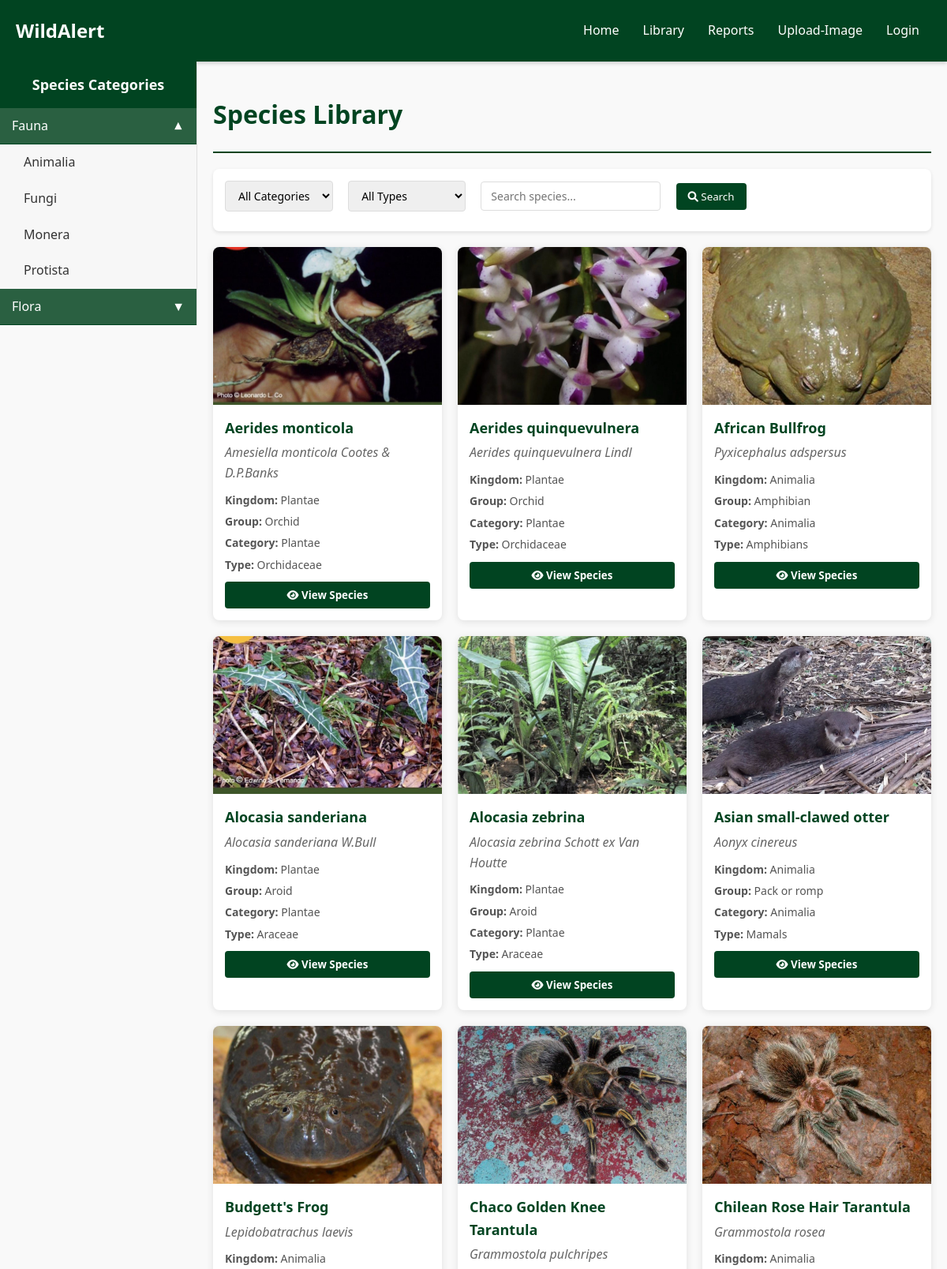
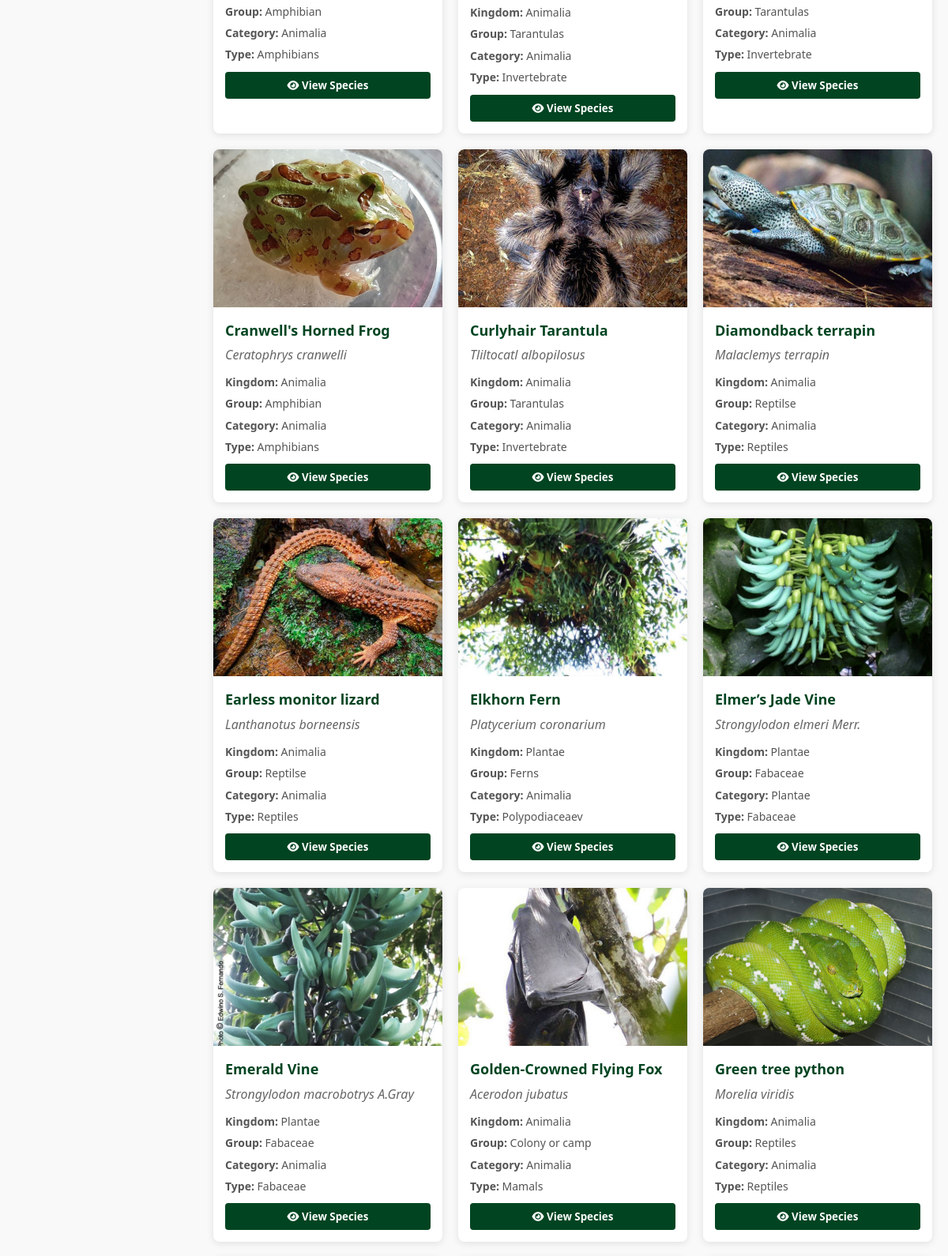
Screenshot of /components/library.php (upper part) with the database file from the repository (2 pictures, top to bottom).
### tables this page shows
CREATE TABLE `tbl_category` (
  `category_id` int(11) NOT NULL,
  `category_name` varchar(100) NOT NULL,
  `topic_id` int(11) NOT NULL
);

CREATE TABLE `tbl_species` (
  `species_id` int(11) NOT NULL,
  `species_name` varchar(50) NOT NULL,
  `scientific_name` varchar(50) NOT NULL,
  `image_path` varchar(255) NOT NULL,
  `kingdom` varchar(50) NOT NULL,
  `group_name` varchar(50) NOT NULL,
  `date_created` datetime NOT NULL,
  `category_id` int(11) NOT NULL,
  `type_id` int(11) NOT NULL,
  `acc_id` int(11) NOT NULL
);

CREATE TABLE `tbl_species_type` (
  `type_id` int(11) NOT NULL,
  `type_name` varchar(50) NOT NULL
);

### components/library.php (the view, shortened to what this page needs)
<!DOCTYPE html>
<html lang="en">
<head>
    <link rel="stylesheet" href="https://cdnjs.cloudflare.com/ajax/libs/font-awesome/6.0.0/css/all.min.css">
</head>
<body>
<?php include 'navbar.php'; ?>
<?php include 'sidebar.php'; ?>
<div class="content">
    <div class="flex">
        <h1 class="section-title">Species Library</h1>
    </div>
    <div class="filters">
        <form method="GET" action="">
            <div class="form-group">
                <select name="category" id="category">
                    <option value="">All Categories</option>
                </select>
            </div>
            <div class="form-group">
                <select name="type" id="type">
                    <option value="">All Types</option>
                </select>
            </div>
            <div class="form-group">
                <input type="text" name="search" placeholder="Search species..." value="<?php echo isset($_GET['search']) ? htmlspecialchars($_GET['search']) : ''; ?>">
            </div>
            <button type="submit" class="search-btn">
                <i class="fas fa-search"></i> Search
            </button>
        </form>
    </div>
    <div class="species-grid">
        <?php
        $sql = "SELECT s.*, c.category_name, t.type_name
               FROM tbl_species s
               JOIN tbl_category c ON s.category_id = c.category_id
               JOIN tbl_species_type t ON s.type_id = t.type_id
               WHERE 1=1";
        $sql .= " ORDER BY s.species_name ASC";
        $result = $conn->query($sql);
        if ($result->num_rows > 0) {
            while ($row = $result->fetch_assoc()) {
                $imagePath = processImagePath($row['image_path']);
                echo '<div class="species-card">';
                echo '<div class="species-image-container" style="height: 200px; width: 100%; position: relative;">';
                echo '<img src="' . $imagePath . '" alt="' . $row['species_name'] . '" class="species-image" style="height: 100%; width: 100%; object-fit: cover;"
                      onerror="this.style.display=\'none\'; this.nextElementSibling.style.display=\'flex\';">';
                echo '</div>';
                echo '<div class="species-info">';
                echo '<div class="species-name">' . $row['species_name'] . '</div>';
                echo '<div class="scientific-name">' . $row['scientific_name'] . '</div>';
                echo '<div class="species-details">';
                echo '<p><strong>Kingdom:</strong> ' . $row['kingdom'] . '</p>';
                echo '<p><strong>Group:</strong> ' . $row['group_name'] . '</p>';
                echo '<p><strong>Category:</strong> ' . $row['category_name'] . '</p>';
                echo '<p><strong>Type:</strong> ' . $row['type_name'] . '</p>';
                echo '</div>';
                echo '<button class="view-btn" data-species-id="' . $row['species_id'] . '" data-species-name="' . $row['species_name'] . '" data-scientific-name="' . $row['scientific_name'] . '" data-image="' . $imagePath . '">';
                echo '<i class="fas fa-eye"></i> View Species';
                echo '</button>';
                echo '</div>';
                echo '</div>';
            }
        } else {
            echo '<div class="no-results">';
            echo '<i class="fas fa-search" style="font-size: 48px; color: #ddd; margin-bottom: 20px;"></i>';
            echo '<h3>No species found</h3>';
            echo '<p>Try adjusting your search criteria or browse all species.</p>';
            echo '</div>';
        }
        function processImagePath($path) {
            $filename = basename($path);
            return '../images/species/' . $filename;
        }
        ?>
    </div>
</div>
<?php include 'footer.php'; ?>
</body>
</html>

### components/sidebar.php (shortened to what this page needs)
<?php include '../backend/config/config.php'; ?>
<?php
$topicQuery = "SELECT * FROM tbl_topic";
$topicResult = $conn->query($topicQuery);
$categoryByTopic = [];
if ($topicResult->num_rows > 0) {
    while ($topic = $topicResult->fetch_assoc()) {
        $categoryQuery = "SELECT * FROM tbl_category WHERE topic_id = " . $topic['topic_id'];
        $categoryResult = $conn->query($categoryQuery);
        $categories = [];
        if ($categoryResult->num_rows > 0) {
            while ($category = $categoryResult->fetch_assoc()) {
                $categories[] = $category;
            }
        }
        $categoryByTopic[$topic['topic_id']] = [
            'topic_name' => $topic['topic_name'],
            'categories' => $categories
        ];
    }
}
?>
<!DOCTYPE html>
<html lang="en">
<head>
</head>
<body>
    <div class="sidebar" id="sidebar">
        <div class="sidebar-header">
            Species Categories
        </div>
        <?php foreach ($categoryByTopic as $topicId => $topic): ?>
            <div class="topic-section">
                <div class="topic-header" onclick="toggleTopic(this)">
                    <?php echo $topic['topic_name']; ?>
                    <span class="icon">▼</span>
                </div>
                <div class="category-list">
                    <?php foreach ($topic['categories'] as $category): ?>
                        <div class="category-item" onclick="location.href='library.php?category=<?php echo $category['category_id']; ?>'">
                            <?php echo $category['category_name']; ?>
                        </div>
                    <?php endforeach; ?>
                </div>
            </div>
        <?php endforeach; ?>
    </div>
</body>
</html>

### components/library.php (style rules this page uses)
body { font-family: 'Arial', sans-serif; margin: 0; padding: 0; background-color: #f9f9f9; }
.content { margin-left: 250px; padding: 20px; transition: margin-left 0.3s ease; }
.species-grid { display: grid; grid-template-columns: repeat(auto-fill, minmax(280px, 1fr)); gap: 20px; margin-top: 20px; }
.species-card { background-color: white; border-radius: 8px; overflow: hidden; box-shadow: 0 2px 10px rgba(0, 0, 0, 0.1); transition: transform 0.3s ease, box-shadow 0.3s ease; }
.species-image { height: 200px; width: 100%; object-fit: cover; background-color: #eee; }
.species-info { padding: 15px; }
.species-name { font-size: 18px; font-weight: bold; margin-bottom: 5px; color: #014421; }
.scientific-name { font-style: italic; margin-bottom: 10px; color: #666; }
.species-details { font-size: 14px; color: #555; }
.species-details p { margin: 5px 0; }
.section-title { color: #014421; }
.filters { background-color: white; padding: 15px; border-radius: 8px; box-shadow: 0 2px 5px rgba(0, 0, 0, 0.1); margin-bottom: 20px; }
.filters .form-group { display: inline-block; margin-right: 15px; margin-bottom: 10px; }
.filters select, .filters input { padding: 8px 12px; border: 1px solid #ddd; border-radius: 4px; font-size: 14px; }
.search-btn { background-color: #014421; color: white; border: none; padding: 8px 15px; border-radius: 4px; cursor: pointer; transition: background-color 0.3s; }
.view-btn { background-color: #014421; color: white; border: none; border-radius: 4px; padding: 8px 15px; cursor: pointer; transition: background-color 0.3s; display: block; width: 100%; margin-top: 10px; text-align: center; font-weight: bold; }
.flex { display: flex; justify-content: space-between; align-items: center; border-bottom: 2px solid #014421; margin-bottom: 20px; }

### components/navbar.php (style rules this page uses)
* { box-sizing: border-box; font-family: 'Segoe UI', Tahoma, Geneva, Verdana, sans-serif; }
body { margin: 0; background-color: #f9f9f9; color: #333; line-height: 1.6; }

### components/sidebar.php (style rules this page uses)
.sidebar { width: 250px; height: max-content; background-color: #f7f7f7; color: #333; position: absolute; left: 0; top: 78px; overflow-y: auto; transition: transform 0.3s ease; border-right: 1px solid #e0e0e0; z-index: 100; }
.sidebar-header { background-color: #014421; color: white; padding: 15px; text-align: center; font-weight: bold; font-size: 18px; }
.topic-header { background-color: #2a6041; color: white; padding: 10px 15px; cursor: pointer; display: flex; justify-content: space-between; align-items: center; border-bottom: 1px solid #014421; }
.category-list { max-height: 0; overflow: hidden; transition: max-height 0.3s ease; }
.category-list.active { max-height: 1000px; }
.category-item { padding: 10px 15px 10px 30px; cursor: pointer; transition: background-color 0.2s; }
.topic-header .icon { transition: transform 0.3s ease; }
.topic-header.active .icon { transform: rotate(180deg); }

### rows the page displays
tbl_category: category_name "Animalia"
tbl_category: category_name "Fungi"
tbl_category: category_name "Monera"
tbl_category: category_name "Protista"
tbl_species: image_path (picture), species_name "Aerides monticola", scientific_name "Amesiella monticola Cootes & D.P.Banks", kingdom "Plantae", group_name "Orchid", category.category_name "Plantae", type.type_name "Orchidaceae"
tbl_species: image_path (picture), species_name "Aerides quinquevulnera", scientific_name "Aerides quinquevulnera Lindl", kingdom "Plantae", group_name "Orchid", category.category_name "Plantae", type.type_name "Orchidaceae"
tbl_species: image_path (picture), species_name "African Bullfrog", scientific_name "Pyxicephalus adspersus", kingdom "Animalia", group_name "Amphibian", category.category_name "Animalia", type.type_name "Amphibians"
tbl_species: image_path (picture), species_name "Alocasia sanderiana", scientific_name "Alocasia sanderiana W.Bull", kingdom "Plantae", group_name "Aroid", category.category_name "Plantae", type.type_name "Araceae"
tbl_species: image_path (picture), species_name "Alocasia zebrina", scientific_name "Alocasia zebrina Schott ex Van Houtte", kingdom "Plantae", group_name "Aroid", category.category_name "Plantae", type.type_name "Araceae"
tbl_species: image_path (picture), species_name "Asian small-clawed otter", scientific_name "Aonyx cinereus", kingdom "Animalia", group_name "Pack or romp", category.category_name "Animalia", type.type_name "Mamals"
tbl_species: image_path (picture), species_name "Budgett's Frog", scientific_name "Lepidobatrachus laevis", kingdom "Animalia", group_name "Amphibian", category.category_name "Animalia", type.type_name "Amphibians"
tbl_species: image_path (picture), species_name "Chaco Golden Knee Tarantula", scientific_name "Grammostola pulchripes", kingdom "Animalia", group_name "Tarantulas", category.category_name "Animalia", type.type_name "Invertebrate"
tbl_species: image_path (picture), species_name "Chilean Rose Hair Tarantula", scientific_name "Grammostola rosea", kingdom "Animalia", group_name "Tarantulas", category.category_name "Animalia", type.type_name "Invertebrate"
tbl_species: image_path (picture), species_name "Cranwell's Horned Frog", scientific_name "Ceratophrys cranwelli", kingdom "Animalia", group_name "Amphibian", category.category_name "Animalia", type.type_name "Amphibians"
tbl_species: image_path (picture), species_name "Curlyhair Tarantula", scientific_name "Tliltocatl albopilosus", kingdom "Animalia", group_name "Tarantulas", category.category_name "Animalia", type.type_name "Invertebrate"
tbl_species: image_path (picture), species_name "Diamondback terrapin", scientific_name "Malaclemys terrapin", kingdom "Animalia", group_name "Reptilse", category.category_name "Animalia", type.type_name "Reptiles"
tbl_species: image_path (picture), species_name "Earless monitor lizard", scientific_name "Lanthanotus borneensis", kingdom "Animalia", group_name "Reptilse", category.category_name "Animalia", type.type_name "Reptiles"
tbl_species: image_path (picture), species_name "Elkhorn Fern", scientific_name "Platycerium coronarium", kingdom "Plantae", group_name "Ferns", category.category_name "Animalia", type.type_name "Polypodiaceaev"
tbl_species: image_path (picture), species_name "Elmer’s Jade Vine", scientific_name "Strongylodon elmeri Merr.", kingdom "Plantae", group_name "Fabaceae", category.category_name "Plantae", type.type_name "Fabaceae"
tbl_species: image_path (picture), species_name "Emerald Vine", scientific_name "Strongylodon macrobotrys A.Gray", kingdom "Plantae", group_name "Fabaceae", category.category_name "Animalia", type.type_name "Fabaceae"
tbl_species: image_path (picture), species_name "Golden-Crowned Flying Fox", scientific_name "Acerodon jubatus", kingdom "Animalia", group_name "Colony or camp", category.category_name "Animalia", type.type_name "Mamals"
tbl_species: image_path (picture), species_name "Green tree python", scientific_name "Morelia viridis", kingdom "Animalia", group_name "Reptiles", category.category_name "Animalia", type.type_name "Reptiles"

### other values shown
$topic['topic_name'] "Fauna"
$topic['topic_name'] "Flora"
